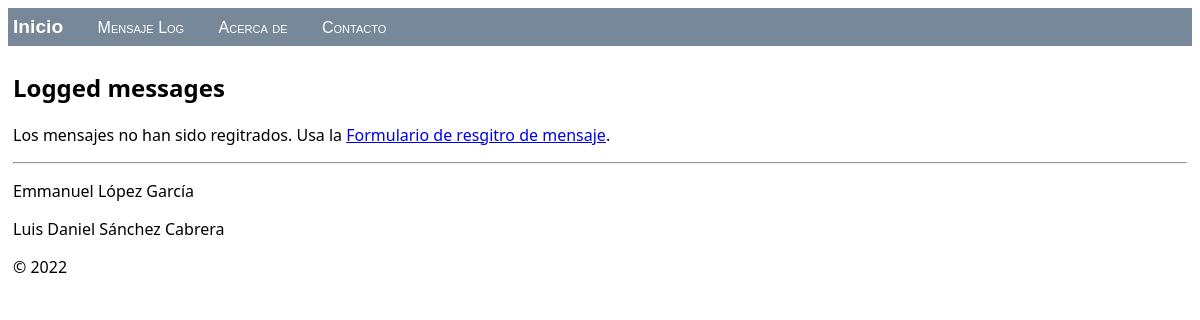
The app's page /, older data.
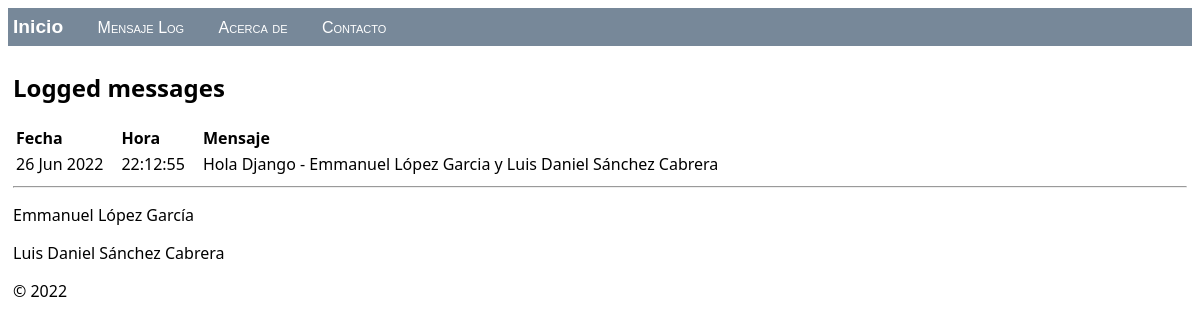
The same page, newer data.
### hello/models.py (models this page shows, shortened)
class LogMessage(models.Model):
    message = models.CharField(max_length=300)
    log_date = models.DateTimeField("date logged")

### hello/views.py (the view)
class HomeListView(ListView):
    model = LogMessage
    def get_context_data(self, **kwargs):
        context = super(HomeListView, self).get_context_data(**kwargs)
        return context

### hello/templates/hello/home.html (shortened to what this page needs)
{% extends "hello/layout.html" %}
{% block content %}
    <h2>Logged messages</h2>
    {% if message_list %}
        <table class="message_list">
            <thead>
            <tr>
                <th>Fecha</th>
                <th>Hora</th>
                <th>Mensaje</th>
            </tr>
            </thead>
            <tbody>
            {% for message in message_list %}
                <tr>
                    <td>{{ message.log_date | date:'d M Y' }}</td>
                    <td>{{ message.log_date | time:'H:i:s' }}</td>
                    <td>
                        {{ message.message }}
                    </td>
                </tr>
            {% endfor %}
            </tbody>
        </table>
    {% else %}
        <p>Los mensajes no han sido regitrados. Usa la <a href="{% url 'log' %}">Formulario de resgitro de mensaje</a>.</p>
    {% endif %}
{% endblock %}

Row changes from the older to the newer data that the page shows:
added LogMessage: log_date "26 Jun 2022", log_date "22:12:55", message "Hola Django - Emmanuel López Garcia y Luis Daniel Sánchez Cabrera"
Text that changed along with them:
text no longer shown: "Los mensajes no han sido regitrados. Usa la Formulario de resgitro de mensaje ."
text now shown: "Fecha Hora Mensaje"
